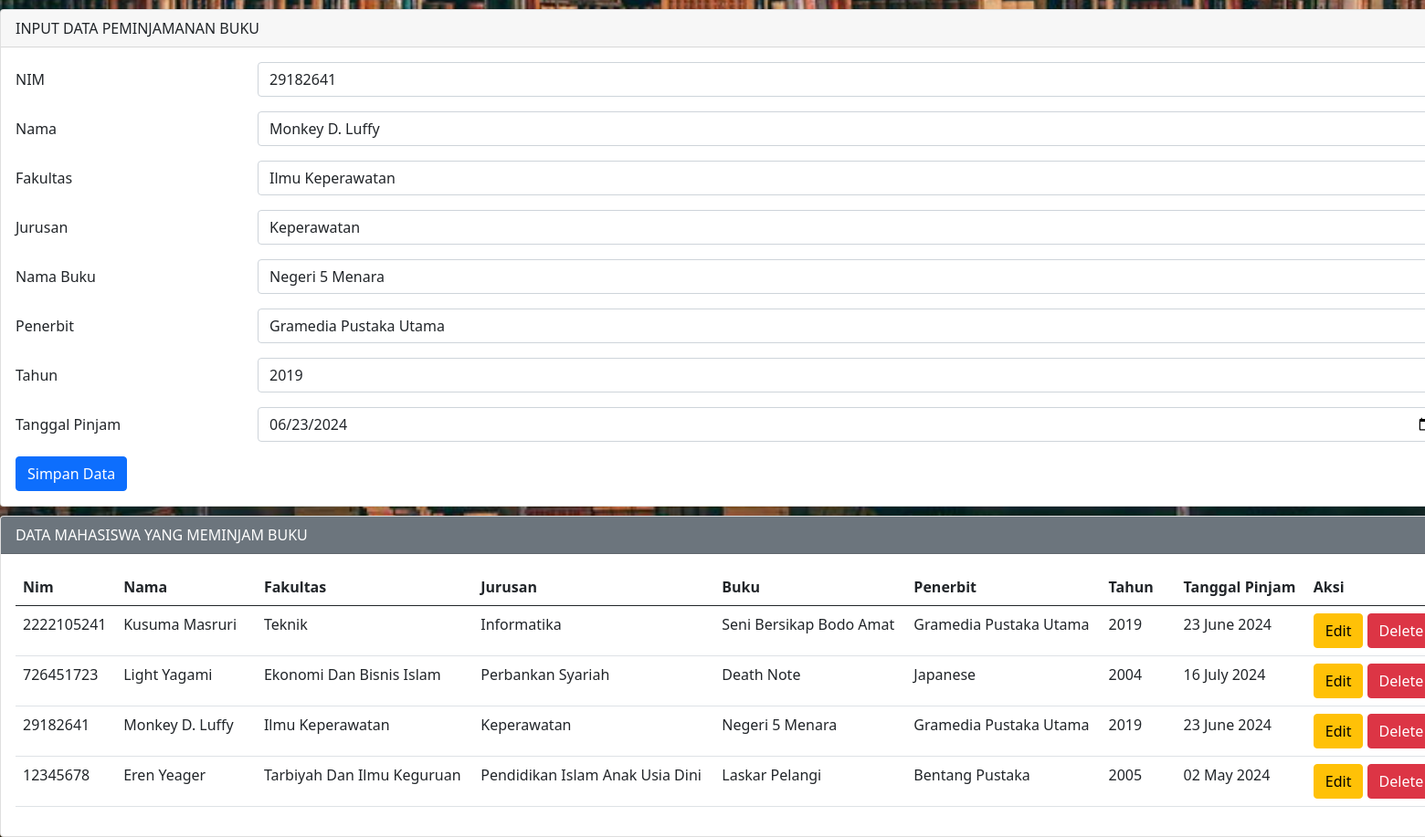
/index.php?op=edit&id=2, run on the app's committed database.
### tables this page shows
CREATE TABLE `peminjaman` (
  `id` int(11) NOT NULL,
  `nim` varchar(25) NOT NULL,
  `nama` varchar(25) NOT NULL,
  `namabuku` varchar(30) NOT NULL,
  `fakultas` varchar(50) NOT NULL,
  `jurusan` varchar(50) NOT NULL,
  `penerbit` varchar(25) NOT NULL,
  `tahun` varchar(25) NOT NULL,
  `tglpinjam` varchar(25) NOT NULL
);

### index.php (the view, shortened to what this page needs)
<?php
include 'koneksi.php';
$nim        = "";
$nama       = "";
$namabuku    = "";
$fakultas   = "";
$jurusan    = "";
$penerbit   = "";
$tahun      = "";
$tglpinjam  = "";
if (isset($_GET['op'])) {
    $op = $_GET['op'];
} else {
    $op = "";
}
if ($op == 'edit') {
    $id          = $_GET['id'];
    $sql1        = "select * from peminjaman where id = '$id'";
    $q1          = mysqli_query($koneksi, $sql1);
    $r1          = mysqli_fetch_array($q1);
    $nim         = $r1['nim'];
    $nama        = $r1['nama'];
    $namabuku     = $r1['namabuku'];
    $jurusan     = $r1['jurusan'];
    $fakultas    = $r1['fakultas'];
    $penerbit    = $r1['penerbit'];
    $tahun       = $r1['tahun'];
    $tglpinjam   = $r1['tglpinjam'];
}
?>
<!DOCTYPE html>
<html lang="en">
<head>
    <link href="https://cdn.jsdelivr.net/npm/bootstrap@5.0.0-beta2/dist/css/bootstrap.min.css" rel="stylesheet">
</head>
<body>
    <div class="mx-auto">
        <div class="card">
            <div class="card-header">
                INPUT DATA PEMINJAMANAN BUKU
            </div>
            <div class="card-body">
                <form action="" method="POST">
                    <div class="mb-3 row">
                        <label for="nim" class="col-sm-2 col-form-label">NIM</label>
                        <div class="col-sm-10">
                            <input type="number" pattern="[0-9]*" class="form-control" id="nim" name="nim" value="<?php echo $nim ?>">
                        </div>
                    </div>
                    <div class="mb-3 row">
                        <label for="nama" class="col-sm-2 col-form-label">Nama</label>
                        <div class="col-sm-10">
                            <input type="text" class="form-control" id="nama" name="nama" value="<?php echo $nama ?>">
                        </div>
                    </div>
                    <div class="mb-3 row">
                        <label for="fakultas" class="col-sm-2 col-form-label">Fakultas</label>
                        <div class="col-sm-10">
                            <select class="form-control" name="fakultas" id="fakultas">
                                <option value="Ilmu Keperawatan" <?php if ($fakultas == "Ilmu Keperawatan") echo "selected" ?>>Ilmu Keperawatan</option>
                            </select>
                        </div>
                    </div>
                    <div class="mb-3 row">
                        <label for="jurusan" class="col-sm-2 col-form-label">Jurusan</label>
                        <div class="col-sm-10">
                            <select class="form-control" name="jurusan" id="jurusan">
                                <option value="Keperawatan" <?php if ($jurusan == "Keperawatan") echo "selected" ?>>Keperawatan</option>
                            </select>
                        </div>
                    </div>
                    <div class="mb-3 row">
                        <label for="namabuku" class="col-sm-2 col-form-label">Nama Buku</label>
                        <div class="col-sm-10">
                            <input type="text" class="form-control" id="namabuku" name="namabuku" value="<?php echo $namabuku ?>">
                        </div>
                    </div>
                    <div class="mb-3 row">
                        <label for="penerbit" class="col-sm-2 col-form-label">Penerbit</label>
                        <div class="col-sm-10">
                            <input type="text" class="form-control" id="penerbit" name="penerbit" value="<?php echo $penerbit ?>">
                        </div>
                    </div>
                    <div class="mb-3 row">
                        <label for="tahun" class="col-sm-2 col-form-label">Tahun</label>
                        <div class="col-sm-10">
                            <input type="number" pattern="[0-9]*" class="form-control" id="tahun" name="tahun" value="<?php echo $tahun ?>">
                        </div>
                    </div>
                    <div class="mb-3 row">
                        <label for="tglpinjam" class="col-sm-2 col-form-label">Tanggal Pinjam</label>
                        <div class="col-sm-10">
                            <input type="date" pattern="[0-9]*" class="form-control" id="tglpinjam" name="tglpinjam" value="<?php echo $tglpinjam ?>">
                        </div>
                    </div>
                    <div class="col-12">
                        <input type="submit" name="simpan" value="Simpan Data" class="btn btn-primary" />
                    </div>
                </form>
            </div>
        </div>
        <div class="card">
            <div class="card-header text-white bg-secondary">
                DATA MAHASISWA YANG MEMINJAM BUKU
            </div>
            <div class="card-body">
                <table class="table">
                <thead>
                    <tr>
                        <th scope="col" style="width: 50px;">Nim</th>
                        <th scope="col" style="width: 150px;">Nama</th>
                        <th scope="col" style="width: 200px;">Fakultas</th>
                        <th scope="col" style="width: 250px;">Jurusan</th>
                        <th scope="col" style="width: 150px;">Buku</th>
                        <th scope="col" style="width: 150px;">Penerbit</th>
                        <th scope="col" style="width: 80px;">Tahun</th>
                        <th scope="col" style="width: 120px;">Tanggal Pinjam</th>
                        <th scope="col" style="width: 120px;">Aksi</th>
                    </tr>
                </thead>
                    <tbody>
                        <?php
                        $sql2   = "SELECT id, nim, nama, fakultas, jurusan, namabuku, penerbit, tahun, DATE_FORMAT(tglpinjam, '%d %M %Y') as tglpinjam FROM peminjaman ORDER BY id DESC";
                        $q2     = mysqli_query($koneksi, $sql2);
                        while ($r2 = mysqli_fetch_array($q2)) {
                            $id         = $r2['id'];
                            $nim        = $r2['nim'];
                            $nama       = $r2['nama'];
                            $fakultas   = $r2['fakultas'];
                            $jurusan    = $r2['jurusan'];
                            $namabuku   = $r2['namabuku'];
                            $penerbit   = $r2['penerbit'];
                            $tahun      = $r2['tahun'];
                            $tglpinjam  = $r2['tglpinjam'];
                        ?>
                            <tr>
                                <td scope="row"><?php echo $nim ?></td>
                                <td scope="row"><?php echo $nama ?></td>
                                <td scope="row"><?php echo $fakultas ?></td>
                                <td scope="row"><?php echo $jurusan ?></td>
                                <td scope="row"><?php echo $namabuku ?></td>
                                <td scope="row"><?php echo $penerbit ?></td>
                                <td scope="row"><?php echo $tahun ?></td>
                                <td scope="row"><?php echo $tglpinjam ?></td>
                                <td scope="row">
                                    <a href="index.php?op=edit&id=<?php echo $id ?>"><button type="button" class="btn btn-warning">Edit</button></a>
                                    <a href="index.php?op=delete&id=<?php echo $id?>" onclick="return confirm('Yakin mau delete data?')"><button type="button" class="btn btn-danger">Delete</button></a>
                                </td>
                            </tr>
                        <?php
                        }
                        ?>
                    </tbody>
                </table>
            </div>
        </div>
    </div>
</body>
</html>

### index.php (style rules this page uses)
.mx-auto { width: 1600px; }
.card { margin-top: 10px; }
body { background-image: url('images/background.jpg'); background-size: cover; background-repeat: no-repeat; background-position: center center; background-attachment: fixed; }
.table th, .table td { white-space: nowrap; overflow: hidden; text-overflow: ellipsis; max-width: 300px; }

### data on the page
peminjaman: nim "29182641", nama "Monkey D. Luffy", fakultas "Ilmu Keperawatan", jurusan "Keperawatan", namabuku "Negeri 5 Menara", penerbit "Gramedia Pustaka Utama", tahun "2019", tglpinjam "06/23/2024", tglpinjam "23 June 2024"
peminjaman: nim "2222105241", nama "Kusuma Masruri", fakultas "Teknik", jurusan "Informatika", namabuku "Seni Bersikap Bodo Amat", penerbit "Gramedia Pustaka Utama", tahun "2019", tglpinjam "23 June 2024"
peminjaman: nim "726451723", nama "Light Yagami", fakultas "Ekonomi Dan Bisnis Islam", jurusan "Perbankan Syariah", namabuku "Death Note", penerbit "Japanese", tahun "2004", tglpinjam "16 July 2024"
peminjaman: nim "12345678", nama "Eren Yeager", fakultas "Tarbiyah Dan Ilmu Keguruan", jurusan "Pendidikan Islam Anak Usia Dini", namabuku "Laskar Pelangi", penerbit "Bentang Pustaka", tahun "2005", tglpinjam "02 May 2024"
